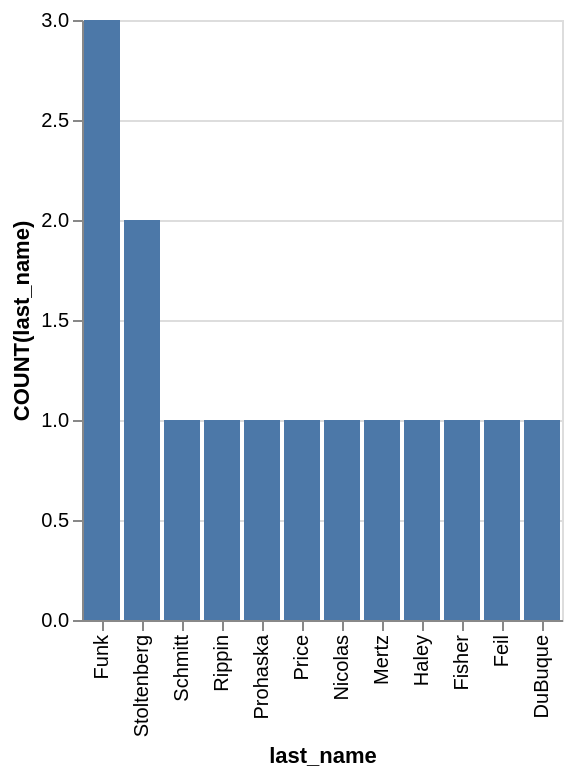

The specification (Vega-Lite) saved for this image:
### Vega-Lite specification from a JSON file in a GitHub repository (floating-point values rounded to 4 significant figures)
{"data": {"values": [{"x_data": "Funk", "y_data": 3}, {"x_data": "Stoltenberg", "y_data": 2}, {"x_data": "Schmitt", "y_data": 1}, {"x_data": "Rippin", "y_data": 1}, {"x_data": "Prohaska", "y_data": 1}, {"x_data": "Price", "y_data": 1}, {"x_data": "Nicolas", "y_data": 1}, {"x_data": "Mertz", "y_data": 1}, {"x_data": "Haley", "y_data": 1}, {"x_data": "Fisher", "y_data": 1}, {"x_data": "Feil", "y_data": 1}, {"x_data": "DuBuque", "y_data": 1}]}, "mark": "bar", "encoding": {"x": {"field": "x_data", "type": "nominal", "title": "last_name", "sort": {"op": "sum", "field": "y_data", "order": "descending"}}, "y": {"field": "y_data", "type": "quantitative", "title": "COUNT(last_name)"}}}
